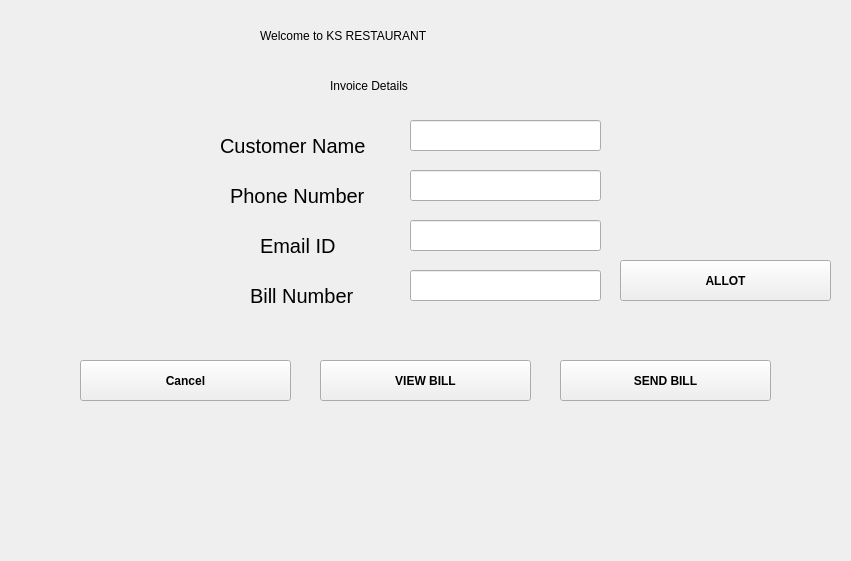
     <widget class="QWidget" name="scrollAreaWidgetContents_4">
      <property name="geometry">
       <rect>
        <x>0</x>
        <y>0</y>
        <width>851</width>
        <height>561</height>
       </rect>
      </property>
      <widget class="QLabel" name="label_3">
       <property name="geometry">
        <rect>
         <x>260</x>
         <y>20</y>
         <width>321</width>
         <height>31</height>
        </rect>
       </property>
       <property name="styleSheet">
        <string notr="true">color: rgb(0, 0, 0);</string>
       </property>
       <property name="text">
        <string>Welcome to KS RESTAURANT</string>
       </property>
      </widget>
      <widget class="QLabel" name="cname1">
       <property name="geometry">
        <rect>
         <x>220</x>
         <y>130</y>
         <width>161</width>
         <height>31</height>
        </rect>
       </property>
       <property name="styleSheet">
        <string notr="true">color: rgb(0, 0, 0);
font-size:20px;</string>
       </property>
       <property name="text">
        <string>Customer Name</string>
       </property>
      </widget>
      <widget class="QLabel" name="phno1">
       <property name="geometry">
        <rect>
         <x>230</x>
         <y>180</y>
         <width>151</width>
         <height>31</height>
        </rect>
       </property>
       <property name="styleSheet">
        <string notr="true">color: rgb(0, 0, 0);
font-size:20px;</string>
       </property>
       <property name="text">
        <string>Phone Number</string>
       </property>
      </widget>
      <widget class="QLabel" name="billno1">
       <property name="geometry">
        <rect>
         <x>260</x>
         <y>230</y>
         <width>141</width>
         <height>31</height>
        </rect>
       </property>
       <property name="styleSheet">
        <string notr="true">color: rgb(0, 0, 0);
font-size:20px;</string>
       </property>
       <property name="text">
        <string>Email ID</string>
       </property>
      </widget>
      <widget class="QPushButton" name="cancelbtn">
       <property name="geometry">
        <rect>
         <x>80</x>
         <y>360</y>
         <width>211</width>
         <height>41</height>
        </rect>
       </property>
       <property name="styleSheet">
        <string notr="true">font-weight:bold;</string>
       </property>
       <property name="text">
        <string>Cancel</string>
       </property>
      </widget>
      <widget class="QPushButton" name="generate_bill_btn">
       <property name="geometry">
        <rect>
         <x>320</x>
         <y>360</y>
         <width>211</width>
         <height>41</height>
        </rect>
       </property>
       <property name="styleSheet">
        <string notr="true">font-weight:bold;</string>
       </property>
       <property name="text">
        <string>VIEW BILL</string>
       </property>
      </widget>
      <widget class="QLabel" name="label_29">
       <property name="geometry">
        <rect>
         <x>330</x>
         <y>70</y>
         <width>181</width>
         <height>31</height>
        </rect>
       </property>
       <property name="styleSheet">
        <string notr="true">color: rgb(0, 0, 0);</string>
       </property>
       <property name="text">
        <string>Invoice Details</string>
       </property>
      </widget>
      <widget class="QLabel" name="billno1_2">
       <property name="geometry">
        <rect>
         <x>250</x>
         <y>280</y>
         <width>131</width>
         <height>31</height>
        </rect>
       </property>
       <property name="styleSheet">
        <string notr="true">color: rgb(0, 0, 0);
font-size:20px;</string>
       </property>
       <property name="text">
        <string>Bill Number</string>
       </property>
      </widget>
      <widget class="QLineEdit" name="customer_name">
       <property name="geometry">
        <rect>
         <x>410</x>
         <y>120</y>
         <width>191</width>
         <height>31</height>
        </rect>
       </property>
       <property name="text">
        <string/>
       </property>
      </widget>
      <widget class="QLineEdit" name="phoneno">
       <property name="geometry">
        <rect>
         <x>410</x>
         <y>170</y>
         <width>191</width>
         <height>31</height>
        </rect>
       </property>
       <property name="text">
        <string/>
       </property>
      </widget>
      <widget class="QLineEdit" name="emailid">
       <property name="geometry">
        <rect>
         <x>410</x>
         <y>220</y>
         <width>191</width>
         <height>31</height>
        </rect>
       </property>
       <property name="text">
        <string/>
       </property>
      </widget>
      <widget class="QLineEdit" name="billno">
       <property name="geometry">
        <rect>
         <x>410</x>
         <y>270</y>
         <width>191</width>
         <height>31</height>
        </rect>
       </property>
       <property name="text">
        <string/>
       </property>
      </widget>
      <widget class="QPushButton" name="sendbill">
       <property name="geometry">
        <rect>
         <x>560</x>
         <y>360</y>
         <width>211</width>
         <height>41</height>
        </rect>
       </property>
       <property name="styleSheet">
        <string notr="true">font-weight:bold;</string>
       </property>
       <property name="text">
        <string>SEND BILL</string>
       </property>
      </widget>
      <widget class="QPushButton" name="allotbtn">
       <property name="geometry">
        <rect>
         <x>620</x>
         <y>260</y>
         <width>211</width>
         <height>41</height>
        </rect>
       </property>
       <property name="styleSheet">
        <string notr="true">font-weight:bold;</string>
       </property>
       <property name="text">
        <string>ALLOT</string>
       </property>
      </widget>
     </widget>
